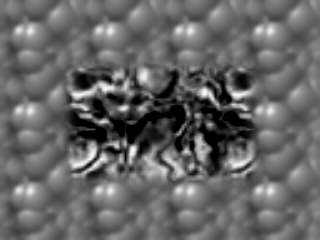
#> input picture ps5_python/input/TestSeq/Shift0.png, 320 x 240 px, given in place of 0.png, which was not available
$ python ps5.py input/TestSeq/Shift0.png
#> lines starting #> are read from the running program, lines starting #| are printed output that depends on the picture; after the words box and inside, x2 and y2 are one past the last pixel; in counts of white or black regions, pixels touching at a corner belong together; pictures that were not available may be replaced by others from this repository, and a replacement may not be noted
#> in p4_c, i1 is the input picture: shape (240, 320); min 0, max 253, mean 101.9
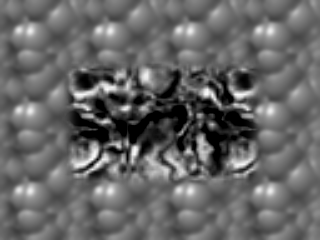
#> input picture ps5_python/input/TestSeq/ShiftR2.png, 320 x 240 px, given in place of 1.png, which was not available
#> in p4_c, i2 is the input picture: shape (240, 320); min 0, max 253, mean 101.9
### ps5_python/lk.py
import cv2 as cv
import numpy as np
import math
import logging

def basic_lk(gray_img_1, gray_img_2, window_size = 5, t = 0.1):
    if (gray_img_1.ndim != 2 or gray_img_2.ndim != 2):
        raise Exception('gray_img_1 and gray_img_2 must be grayscale')

    if (gray_img_1.shape != gray_img_2.shape):
        raise Exception('gray_img_1 and gray_img_2 must be of the same shape')

    if (window_size % 2 != 1):
        raise Exception('window_size must be odd number')

    half_w = int((window_size - 1) / 2)

    gray_img_1 = np.pad(gray_img_1, half_w, 'constant')
    gray_img_2 = np.pad(gray_img_2, half_w, 'constant')

    ix = cv.Sobel(gray_img_1, cv.CV_64F, 1, 0)
    iy = cv.Sobel(gray_img_1, cv.CV_64F, 0, 1)
    it = np.float64(gray_img_2) - np.float64(gray_img_1)

    ixx = ix * ix
    ixy = ix * iy
    iyy = iy * iy
    ixt = ix * it
    iyt = iy * it
    ixx = cv.GaussianBlur(ixx, (window_size, window_size), 0)
    ixy = cv.GaussianBlur(ixy, (window_size, window_size), 0)
    iyy = cv.GaussianBlur(iyy, (window_size, window_size), 0)
    ixt = cv.GaussianBlur(ixt, (window_size, window_size), 0)
    iyt = cv.GaussianBlur(iyt, (window_size, window_size), 0)

    u = np.zeros_like(gray_img_1, dtype = np.float64)
    v = np.zeros_like(gray_img_1, dtype = np.float64)

    for r in range(half_w, gray_img_1.shape[0] - half_w):
        for c in range(half_w, gray_img_2.shape[1] - half_w):
            M = np.array([[ixx[r, c], ixy[r, c]], [ixy[r, c], iyy[r, c]]], dtype = np.float64)
            w, _ = np.linalg.eig(M)
            w = np.sort(w)[::-1]
            if (np.linalg.matrix_rank(M) != 2 or w[0] / w[1] < t):
                continue

            b = np.array([[-ixt[r, c]], [-iyt[r, c]]], dtype = np.float64)
            d = np.matmul(np.linalg.inv(M), b)
            assert(d.shape == (2, 1))
            u[r, c] = d[0, 0]
            v[r, c] = d[1, 0]

    u = u[half_w : u.shape[0] - half_w, half_w : u.shape[1] - half_w]
    v = v[half_w : v.shape[0] - half_w, half_w : v.shape[1] - half_w]

    return u, v

def hi_lk(img_1, img_2, n, window_size = 5):
#> called with n = 10, window_size = 11
    if (math.floor(n) != n):
        raise Exception('n must be an integer')

    if (img_1.ndim != 2 or img_2.ndim != 2):
        raise Exception('img_1 and img_2 must be grayscale')

    if (img_1.shape != img_2.shape):
        raise Exception('img_1 and img_2 must be of the same shape')

    max_levels = math.floor(math.log(min(img_1.shape[0], img_1.shape[1])/2, 2))
#> max_levels = 6
    if (n > max_levels):
        print(f'hi_lk(), {__file__}: n ({n}) is too big, overwrite to {max_levels}')
#| hi_lk(), ps5_python/lk.py: n (10) is too big, overwrite to 6

    n = max_levels
#> n = 6

    g_img_1 = []
    g_img_1.append(img_1)
    g_img_2 = []
    g_img_2.append(img_2)
    for i in range(1, n + 1):
        g_img_1.append(cv.pyrDown(g_img_1[i - 1]))
        g_img_2.append(cv.pyrDown(g_img_2[i - 1]))
#> after the loop, g_img_1 = 7 items; g_img_2 = 7 items

    u = np.zeros_like(g_img_1[n], dtype = np.float64)
    v = np.zeros_like(g_img_1[n], dtype = np.float64)

    for k in range(n, -1, -1):
        if k != n:
            h, w = map(int, g_img_1[k].shape)
            u = 2 * cv.pyrUp(u, dstsize = (w, h))
            v = 2 * cv.pyrUp(v, dstsize = (w, h))
        wk = warp(g_img_1[k], u, v)
        dx, dy = basic_lk(wk, g_img_2[k], window_size)
        u = u + dx
        v = v + dy
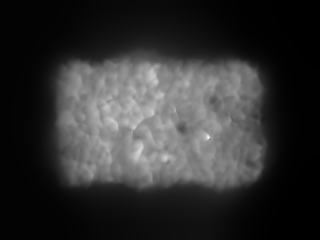
#> u: shape (240, 320) float64; min -0.0386, max 2.98, mean 0.544; drawn with min black and max white
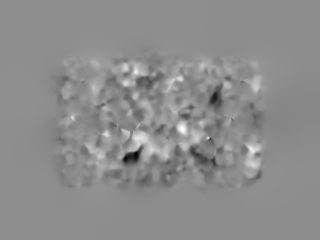
#> v: shape (240, 320) float64; min -1.29, max 1.02, mean -0.0134; drawn with min black and max white

    return u, v;

'''
The  two visulisation methods are borrowed from OpenCV tutorial
'''
# [16 lines left out: function draw_flow_grid, not called in this run]

def draw_flow_hsv(u, v):
    hsv = np.zeros((u.shape[0], u.shape[1], 3), dtype = np.uint8)
    hsv[..., 1] = 255
    mag, ang = cv.cartToPolar(u, v)
    hsv[..., 0] = ang * 180 / np.pi / 2
    hsv[..., 2] = cv.normalize(mag, None, 0, 255, cv.NORM_MINMAX)
    bgr = cv.cvtColor(hsv, cv.COLOR_HSV2BGR)
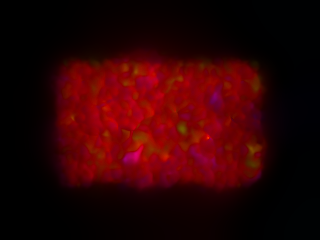
#> bgr: shape (240, 320, 3); mean B, G, R 3.2, 1.6, 45.6
    return bgr

def warp(img, u, v):
    h, w = map(int, img.shape)
    y, x = np.mgrid[0 : h : 1, 0 : w : 1].astype(np.float32)
    warped = cv.remap(img, x + u.astype(np.float32), y + v.astype(np.float32), interpolation = cv.INTER_NEAREST)
    warpedL = cv.remap(img, x + u.astype(np.float32), y + v.astype(np.float32), interpolation = cv.INTER_LINEAR)
    I = warped == 0
    warped[I] = warpedL[I]
    return warped

### ps5_python/ps5.py
# -*- coding: utf-8 -*-
"""
Created on Fri Mar  1 13:23:26 2019

@author: yutian.yuan
"""

import lk

import sys
import cv2 as cv
import os
import numpy as np
from matplotlib import pyplot as plt

# [186 lines left out: functions p1, p2, p3_a, p3_b, p4_a, p4_b, not called in this run]

def p4_c():
    i1 = cv.imread(os.path.join('input', 'DataSeq2', '0.png'), cv.IMREAD_GRAYSCALE)
    i2 = cv.imread(os.path.join('input', 'DataSeq2', '1.png'), cv.IMREAD_GRAYSCALE)
    i3 = cv.imread(os.path.join('input', 'DataSeq2', '2.png'), cv.IMREAD_GRAYSCALE)

    u2,v2 = lk.hi_lk(i1, i2, 10, window_size=11)
    flow2 = lk.draw_flow_hsv(u2, v2)
    u3,v3 = lk.hi_lk(i2, i3, 10, window_size=11)
#| hi_lk(), ps5_python/lk.py: n (10) is too big, overwrite to 6
#> the loop in hi_lk (call 2), `for k in range(n, -1, -1):` made 7 passes
#> after the loop in hi_lk (call 2), `for k in range(n, -1, -1):`: u: shape (240, 320) float64; every value is 0
    flow3 = lk.draw_flow_hsv(u3, v3)
#> in draw_flow_hsv (call 2), `bgr = cv.cvtColor(hsv, cv.COLOR_HSV2BGR)`: bgr: shape (240, 320, 3); every value is 0
    warped_i2 = lk.warp(i2, u2, v2)
#> in warp (call 15), `y, x = np.mgrid[0 : h : 1, 0 : w : 1].astype(np.float32)`:
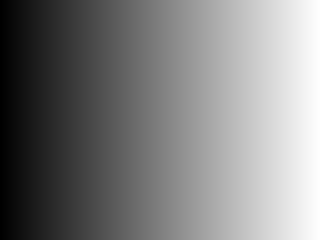
#> x: shape (240, 320) float32; min 0, max 319, mean 159.5; drawn with min black and max white
#> in warp (call 15), `I = warped == 0`:
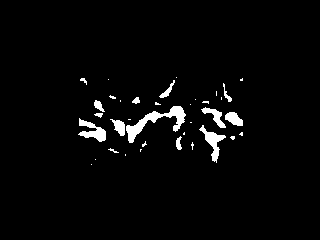
#> I: shape (240, 320) bool; 2.9% white; 36 white regions (22 under 20 px), largest, box (x1, y1, x2, y2) and area: (126, 106, 186, 143) 635, (199, 125, 226, 163) 315, (78, 118, 106, 142) 312
#> in warp (call 15), `warped[I] = warpedL[I]`: warped: shape (240, 320); min 0, max 253, mean 101.8
    warped_i3 = lk.warp(i3, u3, v3)
#> in warp (call 16), `I = warped == 0`: I: shape (240, 320) bool; 2.9% white; 36 white regions (22 under 20 px), largest, box (x1, y1, x2, y2) and area: (128, 106, 187, 143) 626, (80, 118, 108, 142) 320, (201, 125, 227, 163) 292
    cv.imwrite(os.path.join('output', 'ps5-4-c-1.png'), flow2)
    cv.imwrite(os.path.join('output', 'ps5-4-c-2.png'), flow3)
    cv.imwrite(os.path.join('output', 'ps5-4-c-3.png'), cv.subtract(i1, warped_i2))
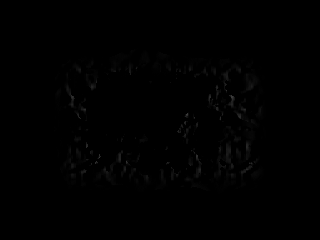
#> saved as ps5-4-c-3.png: shape (240, 320); min 0, max 59, mean 0.7
    cv.imwrite(os.path.join('output', 'ps5-4-c-4.png'), cv.subtract(i2, warped_i3))

def main(argv):
    p4_c()

if __name__ == '__main__':
    main(sys.argv[1:])
